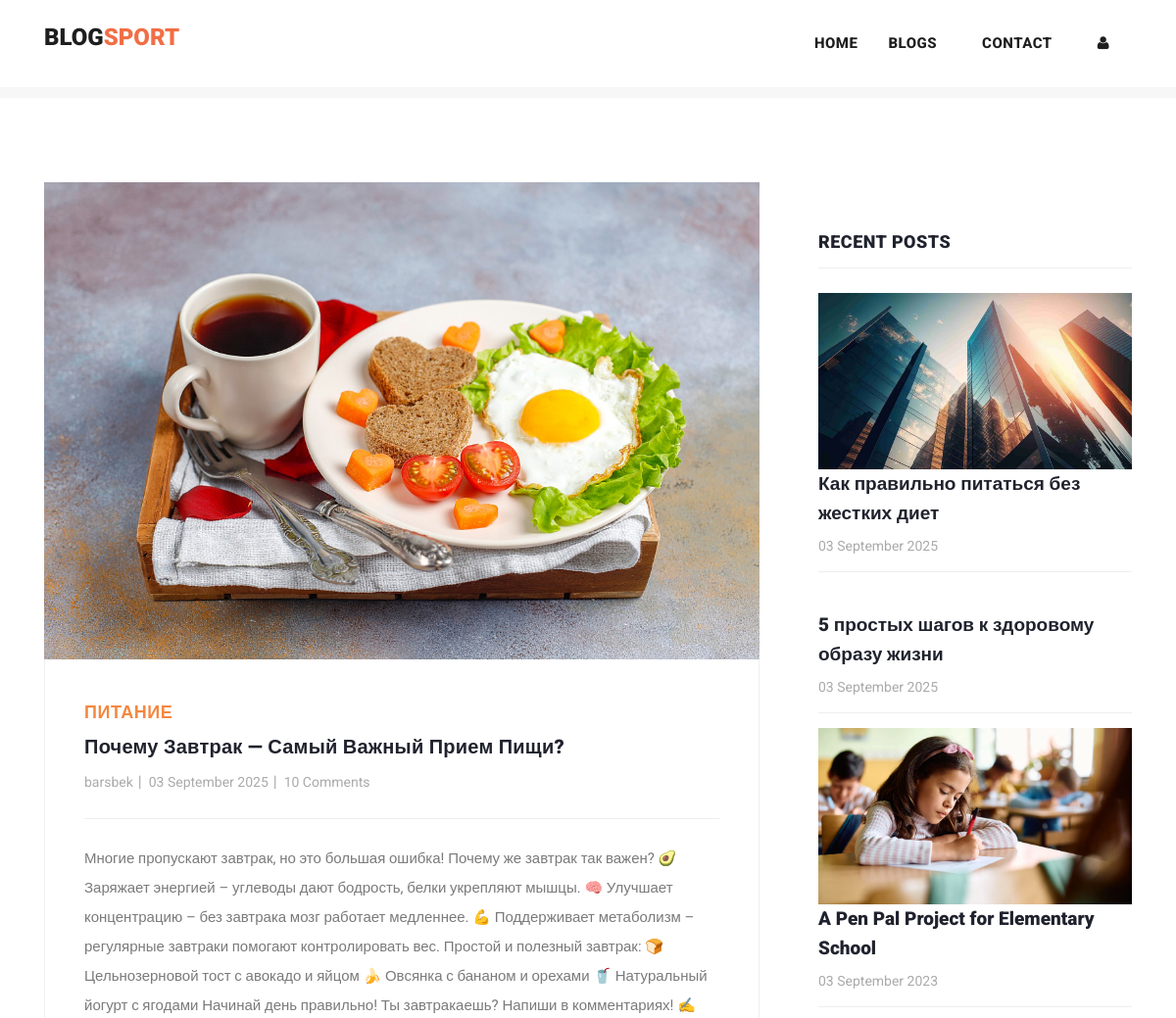
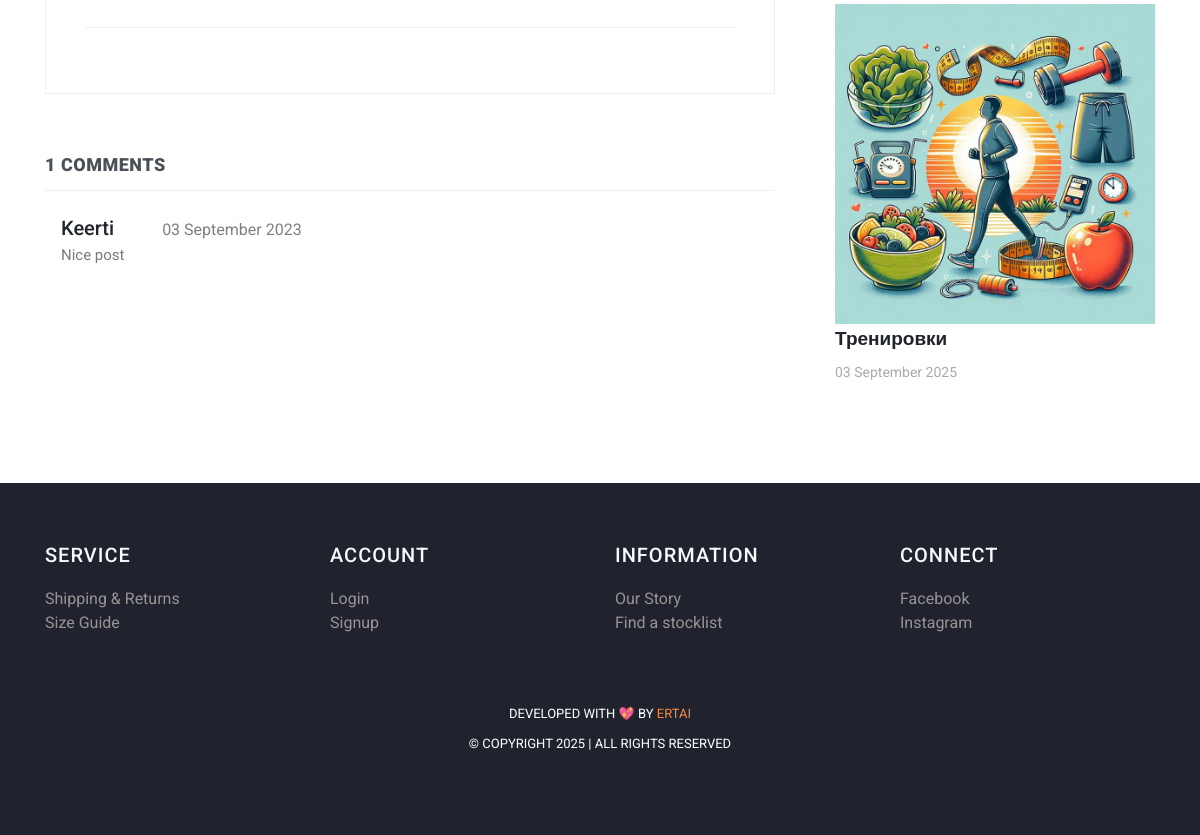
The page /post/18 on the database its author committed (2 pictures, top to bottom).
### myapp/models.py (models this page shows, shortened)
class Post(models.Model):
    postname = models.CharField(max_length=600)
    category = models.CharField(max_length=600)
    image = models.ImageField(upload_to='images/posts',blank=True,null=True)
    content = models.CharField(max_length=100000)
    time = models.CharField(default=time,max_length=100, blank=True)
    likes = models.IntegerField(null=True,blank=True,default=0)
    user = models.ForeignKey(User,on_delete=models.CASCADE)

class Comment(models.Model):
    content = models.CharField(max_length=200)
    time = models.CharField(default=time,max_length=100, blank=True)
    post = models.ForeignKey(Post,on_delete=models.CASCADE)
    user = models.ForeignKey(User,on_delete=models.CASCADE)

### myapp/views.py (the view)
# urls.py: path("post/<int:id>", views.post, name="post"),
def post(request,id):
    post = Post.objects.get(id=id)
    return render(request,"post-details.html",{
        "user":request.user,
        'post':Post.objects.get(id=id),
        'recent_posts':Post.objects.all().order_by("-id"),
        'media_url':settings.MEDIA_URL,
        'comments':Comment.objects.filter(post_id = post.id),
        'total_comments': len(Comment.objects.filter(post_id = post.id))
    })

### templates/post-details.html (shortened to what this page needs)
{% load static %}
<!DOCTYPE html>
<html lang="en">
  <head>
    <link href="https://cdn.jsdelivr.net/npm/bootstrap@5.3.0-alpha3/dist/css/bootstrap.min.css" rel="stylesheet">
    <link href="{% static 'vendor/bootstrap/css/bootstrap.min.css' %}" rel="stylesheet">
    <link rel="stylesheet" href="{% static 'assets/css/fontawesome.css' %}">
    <link rel="stylesheet" href="{% static 'assets/css/templatemo-stand-blog.css' %}">
    <link rel="stylesheet" href="{% static 'assets/css/owl.css' %}">
  </head>
  <body>
    {%include 'header.html'%}
    <section class="blog-posts grid-system">
      <div class="container">
        <div class="row">
          <div class="col-lg-8">
            <div class="all-blog-posts">
              <div class="row">
                <div class="col-lg-12">
                  <div class="blog-post">
                    <div class="blog-thumb">
                      <img src="{{media_url}}{{post.image}}" alt="post_image">
                    </div>
                    <div class="down-content">
                      <span>{{post.category}}</span>
                      <a><h4>{{post.postname}}</h4></a>
                      <ul class="post-info">
                        <li><a href="#">{{post.user}}</a></li>
                        <li><a href="#">{{post.time}}</a></li>
                        <li><a href="#">10 Comments</a></li>
                      </ul>
                      <p>{{post.content}}</p>
                    </div>
                  </div>
                </div>
                <div class="col-lg-12">
                  <div class="sidebar-item comments">
                    <div class="sidebar-heading">
                      <h2 class="text-dark-emphasis">{{total_comments}} comments</h2>
                    </div>
                    <div class="content">
                      <ul>
                        {% for comment in comments %}
                        <li style="display: block;">
                          <div class="ps-3">
                            <h5>{{comment.user}}<span class="small text-black-50 px-5 text-danger">{{comment.time}}</span>
                            </h5>
                            <p>{{comment.content}}</p>
                          </div>
                        </li>
                        {% endfor %}
                      </ul>
                    </div>
                  </div>
                </div>
              </div>
            </div>
          </div>
          <div class="col-lg-4">
            <div class="sidebar">
              <div class="row">
                <div class="col-lg-12">
                  <div class="sidebar-item recent-posts">
                    <div class="sidebar-heading">
                      <h2>Recent Posts</h2>
                    </div>
                    <div class="content">
                      <ul>
                        {% for post in recent_posts|slice:"0:4" %}
                        <li>
                          <img src="{{media_url}}{{post.image}}" class="img-fluid" alt="">
                          <a href="post-details.html">
                            <a href="{% url 'post' post.id %}" class="text-decoration-none text-dark"><h5>{{post.postname}}</h5></a>
                          <span>{{post.time}}</span>
                        </a></li>
                        {% endfor %}
                      </ul>
                    </div>
                  </div>
                </div>
              </div>
            </div>
          </div>
        </div>
      </div>
    </section>
   {% include "footer.html" %}
  </body>
</html>

### static/assets/css/templatemo-stand-blog.css (style rules this page uses)
body { font-family: 'Roboto', sans-serif; overflow-x: hidden; text-rendering: optimizeLegibility; -webkit-font-smoothing: antialiased; -moz-osx-font-smoothing: grayscale; }
p { margin-bottom: 0px; font-size: 15px; font-weight: 400; color: #7a7a7a; line-height: 30px; }
a { text-decoration: none!important; }
ul { padding: 0; margin: 0; list-style: none; }
h1,h2,h3,h4,h5,h6 { margin: 0px; }
.blog-posts { margin-top: 100px; }
.blog-posts .blog-post { margin-bottom: 30px; }
.blog-posts .blog-thumb img { width: 100%; overflow: hidden; }
.blog-posts .down-content { padding: 40px; border-right: 1px solid #eee; border-left: 1px solid #eee; border-bottom: 1px solid #eee; }
.blog-posts .down-content span { font-size: 18px; text-transform: uppercase; letter-spacing: 0.5px; font-weight: 900; color: #f48840; }
.blog-posts .down-content h4 { font-size: 24px; text-transform: capitalize; letter-spacing: 0.5px; font-weight: 900; color: #20232e; margin: 10px 0px 12px 0px; }
.blog-posts .down-content ul.post-info li { display: inline-block; margin-right: 8px; }
.blog-posts .down-content ul.post-info li:after { content: '|'; color: #aaa; margin-left: 8px; }
.blog-posts .down-content h4 { font-size: 20px; letter-spacing: 0.25px; }
.grid-system .down-content ul.post-info li { margin-right: 3px; }
.grid-system .down-content ul.post-info li:after { margin-left: 5px; }
.blog-posts .down-content ul.post-info li:last-child::after { display: none; }
.blog-posts .down-content ul.post-info li a { font-size: 14px; color: #aaa; font-weight: 400; transition: all .3s; }
.blog-posts .down-content p { padding: 25px 0px; margin: 25px 0px; border-top: 1px solid #eee; border-bottom: 1px solid #eee; }
.blog-posts .sidebar-heading h2 { font-size: 18px; text-transform: uppercase; font-weight: 900; letter-spacing: 0.5px; color: #20232e; border-bottom: 1px solid #eee; padding-bottom: 15px; margin-bottom: 25px; }
.blog-posts .comments { margin-top: 30px; }
.blog-posts .comments ul li { display: inline-block; margin-bottom: 20px; padding-bottom: 20px; border-bottom: 1px solid #eee; }
.blog-posts .comments ul li:last-child { margin-bottom: 0px; padding-bottom: 0px; border-bottom: none; }
.sidebar { margin-left: 30px; }
.sidebar .sidebar-item { margin-top: 50px; }
.sidebar .sidebar-heading h2 { font-size: 18px; text-transform: uppercase; font-weight: 900; letter-spacing: 0.5px; color: #20232e; border-bottom: 1px solid #eee; padding-bottom: 15px; margin-bottom: 25px; }
.sidebar .recent-posts ul li { margin-bottom: 15px; padding-bottom: 15px; border-bottom: 1px solid #eee; }
.sidebar .recent-posts ul li:last-child { margin-bottom: 0px; padding-bottom: 0px; border-bottom: none; }
.sidebar .recent-posts ul li h5 { font-size: 19px; font-weight: 900; color: #20232e; line-height: 30px; transition: all 0.3s; }
.sidebar .recent-posts ul li span { display: block; font-size: 14px; color: #aaa; margin-top: 8px; }

### templates/footer.html (style rules this page uses)
h4 { text-align: left; color: #dfdada; letter-spacing: 1px; margin-bottom: 20px; font-size: 20px; }
li { text-decoration: none; text-align: left; }
li a { color: rgb(153, 147, 147); }

### rows shown on the page
Post: image (picture), category "ПИТАНИЕ", postname "Почему Завтрак — Самый Важный Прием Пищи?", user "barsbek", time "03 September 2025", content "Многие пропускают завтрак, но это большая ошибка! Почему же завтрак так важен? 🥑 Заряжает энергией – углеводы дают бодрость, белки укрепляют мышцы. 🧠 Улучшает концентрацию – без завтрака мозг работает медленнее. 💪 Поддерживает метаболизм – регулярные завтраки помогают контролировать вес. Простой и полезный завтрак: 🍞 Цельнозерновой тост с авокадо и яйцом 🍌 Овсянка с бананом и орехами 🥤 Натуральный йогурт с ягодами Начинай день правильно! Ты завтракаешь? Напиши в комментариях! ✍️"
Comment: user "Keerti", time "03 September 2023", content "Nice post"
Post: image (picture), postname "Как правильно питаться без жестких диет", time "03 September 2025"
Post: postname "5 простых шагов к здоровому образу жизни", time "03 September 2025"
Post: image (picture), postname "A Pen Pal Project for Elementary School", time "03 September 2023"
Post: image (picture), postname "Тренировки", time "03 September 2025"

### other values the page prints
{{ total_comments }} "1"
